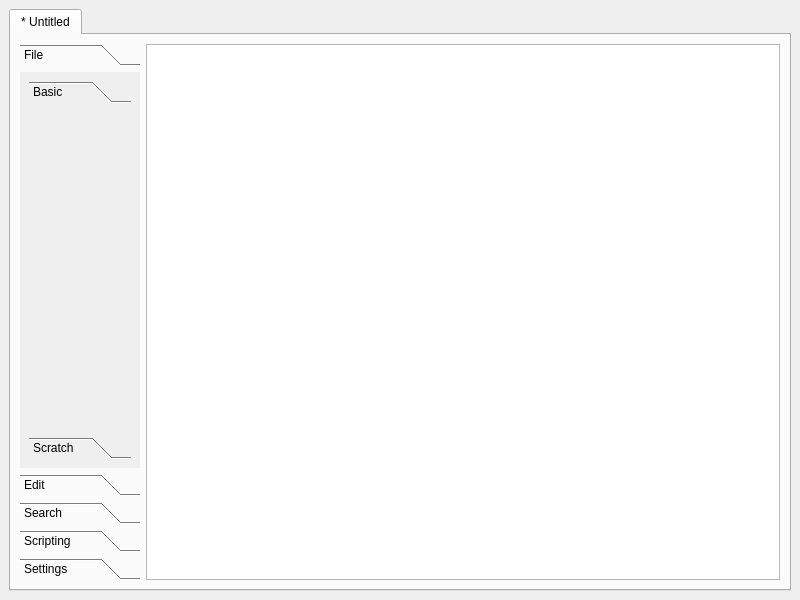
<?xml version="1.0" encoding="UTF-8"?>
<ui version="4.0">
 <class>MainWindow</class>
 <widget class="QMainWindow" name="MainWindow">
  <property name="geometry">
   <rect>
    <x>0</x>
    <y>0</y>
    <width>800</width>
    <height>600</height>
   </rect>
  </property>
  <property name="windowTitle">
   <string>Cerberus</string>
  </property>
  <widget class="QWidget" name="centralwidget">
   <layout class="QVBoxLayout" name="verticalLayout">
    <item>
     <widget class="QTabWidget" name="tabWidget">
      <property name="currentIndex">
       <number>0</number>
      </property>
      <widget class="QWidget" name="startingTab">
       <attribute name="title">
        <string>* Untitled</string>
       </attribute>
       <layout class="QHBoxLayout" name="horizontalLayout">
        <item>
         <widget class="QToolBox" name="toolBox">
          <property name="sizePolicy">
           <sizepolicy hsizetype="Fixed" vsizetype="Preferred">
            <horstretch>0</horstretch>
            <verstretch>0</verstretch>
           </sizepolicy>
          </property>
          <property name="minimumSize">
           <size>
            <width>120</width>
            <height>0</height>
           </size>
          </property>
          <property name="currentIndex">
           <number>0</number>
          </property>
          <widget class="QWidget" name="filePage">
           <property name="geometry">
            <rect>
             <x>0</x>
             <y>0</y>
             <width>120</width>
             <height>385</height>
            </rect>
           </property>
           <attribute name="label">
            <string>File</string>
           </attribute>
           <layout class="QVBoxLayout" name="verticalLayout_4">
            <item>
             <widget class="QToolBox" name="toolBox_3">
              <property name="currentIndex">
               <number>0</number>
              </property>
              <widget class="QWidget" name="fileBasicPage">
               <property name="geometry">
                <rect>
                 <x>0</x>
                 <y>0</y>
                 <width>102</width>
                 <height>307</height>
                </rect>
               </property>
               <attribute name="label">
                <string>Basic</string>
               </attribute>
              </widget>
              <widget class="QWidget" name="fileScratchPage">
               <property name="geometry">
                <rect>
                 <x>0</x>
                 <y>0</y>
                 <width>102</width>
                 <height>307</height>
                </rect>
               </property>
               <attribute name="label">
                <string>Scratch</string>
               </attribute>
              </widget>
             </widget>
            </item>
           </layout>
          </widget>
          <widget class="QWidget" name="editPage">
           <property name="geometry">
            <rect>
             <x>0</x>
             <y>0</y>
             <width>120</width>
             <height>385</height>
            </rect>
           </property>
           <attribute name="label">
            <string>Edit</string>
           </attribute>
           <layout class="QVBoxLayout" name="verticalLayout_2">
            <item>
             <widget class="QToolBox" name="toolBox_2">
              <property name="currentIndex">
               <number>0</number>
              </property>
              <widget class="QWidget" name="editBasicPage">
               <property name="geometry">
                <rect>
                 <x>0</x>
                 <y>0</y>
                 <width>102</width>
                 <height>307</height>
                </rect>
               </property>
               <attribute name="label">
                <string>Basic</string>
               </attribute>
              </widget>
              <widget class="QWidget" name="editCasePage">
               <property name="geometry">
                <rect>
                 <x>0</x>
                 <y>0</y>
                 <width>99</width>
                 <height>178</height>
                </rect>
               </property>
               <attribute name="label">
                <string>Case</string>
               </attribute>
               <layout class="QVBoxLayout" name="verticalLayout_3">
                <item>
                 <widget class="QPushButton" name="editCaseUpper">
                  <property name="text">
                   <string>UPPER</string>
                  </property>
                 </widget>
                </item>
                <item>
                 <widget class="QPushButton" name="editCaseLower">
                  <property name="text">
                   <string>lower</string>
                  </property>
                 </widget>
                </item>
                <item>
                 <widget class="QPushButton" name="editCaseCapitalize">
                  <property name="text">
                   <string>Capitalize</string>
                  </property>
                 </widget>
                </item>
                <item>
                 <widget class="QPushButton" name="editCaseSentence">
                  <property name="text">
                   <string>Sentence</string>
                  </property>
                 </widget>
                </item>
                <item>
                 <widget class="QPushButton" name="editCaseTitle">
                  <property name="text">
                   <string>Title</string>
                  </property>
                 </widget>
                </item>
                <item>
                 <spacer name="verticalSpacer">
                  <property name="orientation">
                   <enum>Qt::Orientation::Vertical</enum>
                  </property>
                  <property name="sizeHint" stdset="0">
                   <size>
                    <width>20</width>
                    <height>40</height>
                   </size>
                  </property>
                 </spacer>
                </item>
               </layout>
              </widget>
             </widget>
            </item>
           </layout>
          </widget>
          <widget class="QWidget" name="searchPage">
           <attribute name="label">
            <string>Search</string>
           </attribute>
          </widget>
          <widget class="QWidget" name="scriptingPage">
           <property name="geometry">
            <rect>
             <x>0</x>
             <y>0</y>
             <width>100</width>
             <height>30</height>
            </rect>
           </property>
           <attribute name="label">
            <string>Scripting</string>
           </attribute>
          </widget>
          <widget class="QWidget" name="settingsPage">
           <property name="geometry">
            <rect>
             <x>0</x>
             <y>0</y>
             <width>100</width>
             <height>30</height>
            </rect>
           </property>
           <attribute name="label">
            <string>Settings</string>
           </attribute>
          </widget>
         </widget>
        </item>
        <item>
         <widget class="QPlainTextEdit" name="textArea"/>
        </item>
       </layout>
      </widget>
     </widget>
    </item>
   </layout>
  </widget>
  <action name="actionChange_Case">
   <property name="text">
    <string>Change Case</string>
   </property>
  </action>
 </widget>
 <resources/>
 <connections/>
</ui>
